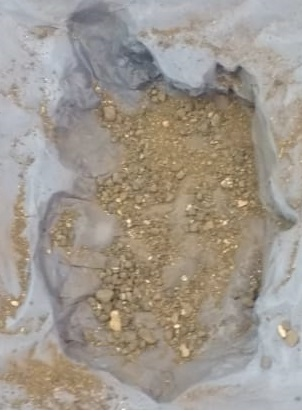
#> input picture Django Server Processing/csp_app/2.jpg, 302 x 411 px, found by its file name
$ python a.py
#> lines starting #> are read from the running program, lines starting #| are printed output that depends on the picture; after the words box and inside, x2 and y2 are one past the last pixel; in counts of white or black regions, pixels touching at a corner belong together

import numpy as np
import cv2

cv2.namedWindow('image', cv2.WINDOW_NORMAL)

#Load the Image
fullpath = "C:/Users/Inderjeet Saluja/Desktop/projects/pothole_detection/csp_app/2.jpg"
imgo = cv2.imread(fullpath)
#> imgo is the input picture: shape (411, 302, 3); mean B, G, R 141.7, 151.6, 159.5
height, width = imgo.shape[:2]
#> height = 411; width = 302

#Create a mask holder
mask = np.zeros(imgo.shape[:2],np.uint8)

#Grab Cut the object
bgdModel = np.zeros((1,65),np.float64)
fgdModel = np.zeros((1,65),np.float64)

#Hard Coding the Rect… The object must lie within this rect.
rect = (10,10,width-30,height-30)
#> rect = (10, 10, 272, 381)
cv2.grabCut(imgo,mask,rect,bgdModel,fgdModel,5,cv2.GC_INIT_WITH_RECT)
mask = np.where((mask==2)|(mask==0),0,1).astype('uint8')
img1 = imgo*mask[:,:,np.newaxis]
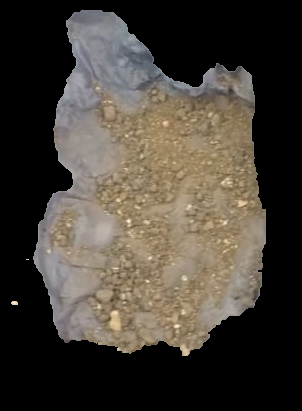
#> img1: shape (411, 302, 3); mean B, G, R 55.4, 63.8, 70.1

#Get the background
background = imgo-img1
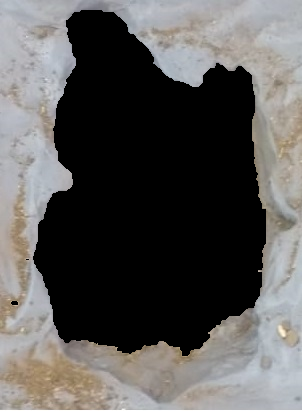
#> background: shape (411, 302, 3); mean B, G, R 86.3, 87.8, 89.5

#Change all pixels in the background that are not black to white
background[np.where((background > [0,0,0]).all(axis = 2))] = [255,255,255]
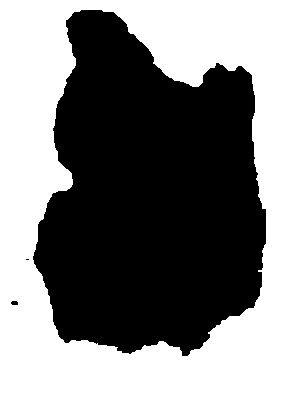
#> background: shape (411, 302, 3); 52.6% white; 3 black regions (1 under 20 px), largest, box (x1, y1, x2, y2) and area: (33, 10, 266, 356) 58833, (11, 301, 18, 305) 25

#Add the background and the image
final = background + img1

#To be done – Smoothening the edges….
# convert the image to grayscale
gray_image = cv2.cvtColor(img1, cv2.COLOR_BGR2GRAY)
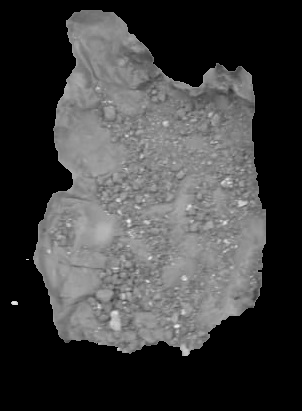
#> gray_image: shape (411, 302); min 0, max 243, mean 64.7

# convert the grayscale image to binary image
ret, thresh = cv2.threshold(gray_image, 127, 255, 0)
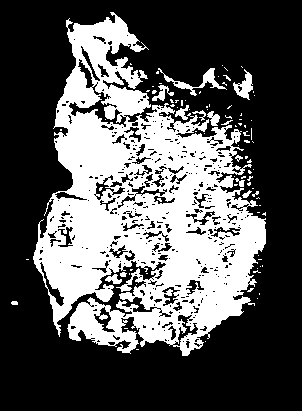
#> thresh: shape (411, 302); 34.3% white; 95 white regions (80 under 20 px)
x, y = thresh.shape
#> x = 411; y = 302
arr = np.zeros((x, y, 3), np.uint8)
# find contours in the binary image
contours, hierarchy = cv2.findContours(thresh, cv2.RETR_TREE, cv2.CHAIN_APPROX_SIMPLE)
#> contours = 555 contours, 436 with area under 20; largest, box (x1, y1, x2, y2) and area: (33, 12, 266, 356) 45542, (68, 83, 127, 128) 688, (158, 68, 227, 96) 305, (172, 314, 199, 347) 300, (233, 69, 253, 100) 254
for c in contours:
    i= 0
    if cv2.contourArea(c) > 3000:
        i=i+1
        # calculate moments for each contour
        M = cv2.moments(c)
        if M["m00"] != 0:
            cX = int(M["m10"] / M["m00"])
            cY = int(M["m01"] / M["m00"])
        else:
            cX, cY = 0, 0
        # calculate x,y coordinate of center
        cv2.circle(final, (cX, cY), 5, (255, 255, 255), -1)
        cv2.fillConvexPoly(arr, c, [255, 255, 255])
        cv2.putText(final, 'Centroid', (cX - 25, cY - 25), cv2.FONT_HERSHEY_SIMPLEX, 0.5, (255, 255, 255), 2)
        # print(cv2.arcLength(c, True)) # ARC LENGTH
        # print(cv2.contourArea(c)) # Unit is pixel
        #Formula Used: 1mm = 26pixel -> Area 1 Sq.pixel = 0.00147 (i.e 1/26*26)
        # Therefore the area would be no of pixel * Area of 1 sq.pixel * 1616
        area_mm = round(0.00147 * cv2.contourArea(c) * 1616) #convert to mm^2
        area = area_mm/100 #convert to cm^2
        print(cv2.contourArea(c),'pixels')
        print('Area of the Pothole',i, 'is ',area,'square cm')
#> this loop made 555 passes
#> (i, cX, cY, area_mm, area) on pass 93: (1, 141, 208, 108186, 1081.9)
#> (c, i) on passes 1, 2, 3, 5, 6, 8: ([[136, 349], [138, 349]], 0), ([[205, 341]], 0), ([[124, 328], [127, 328]], 0), ([[257, 298]], 0), ([[259, 293], [259, 294]], 0), ([[136, 284]], 0)
#| 45542.0 pixels
#| Area of the Pothole 1 is  1081.86 square cm
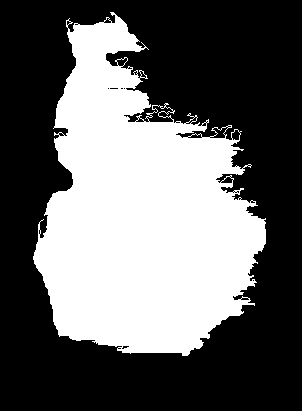
#> arr: shape (411, 302, 3); 39.6% white; 1 white region, box (x1, y1, x2, y2) and area: (33, 12, 266, 356) 49131
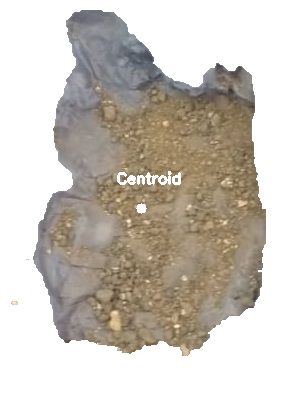
#> final: shape (411, 302, 3); mean B, G, R 190.1, 198.4, 204.6

#showing image with foreground objects
cv2.imshow('image', final )
cv2.imwrite('area.jpg',final)

k = cv2.waitKey(0)
#> (key Esc is pressed here)

if k==27:
    cv2.destroyAllWindows()
